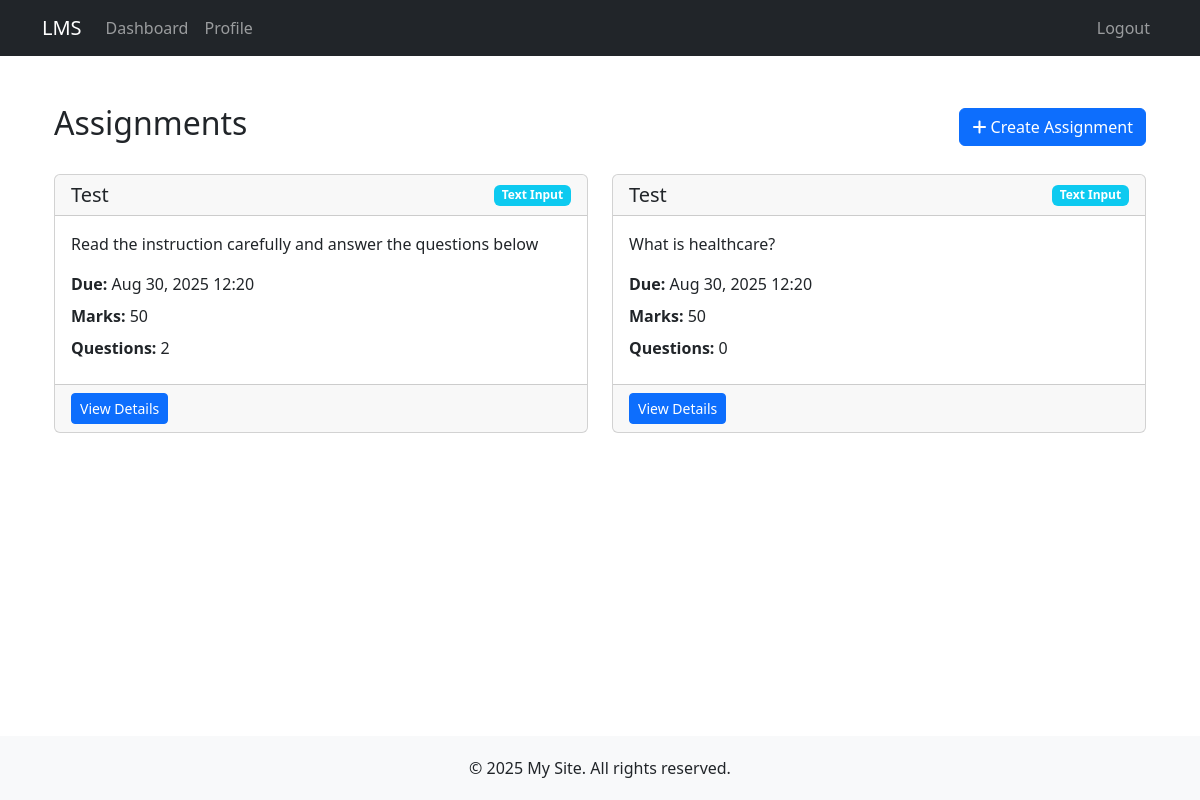
Page /assignments/ (signed in) on the earlier database version.
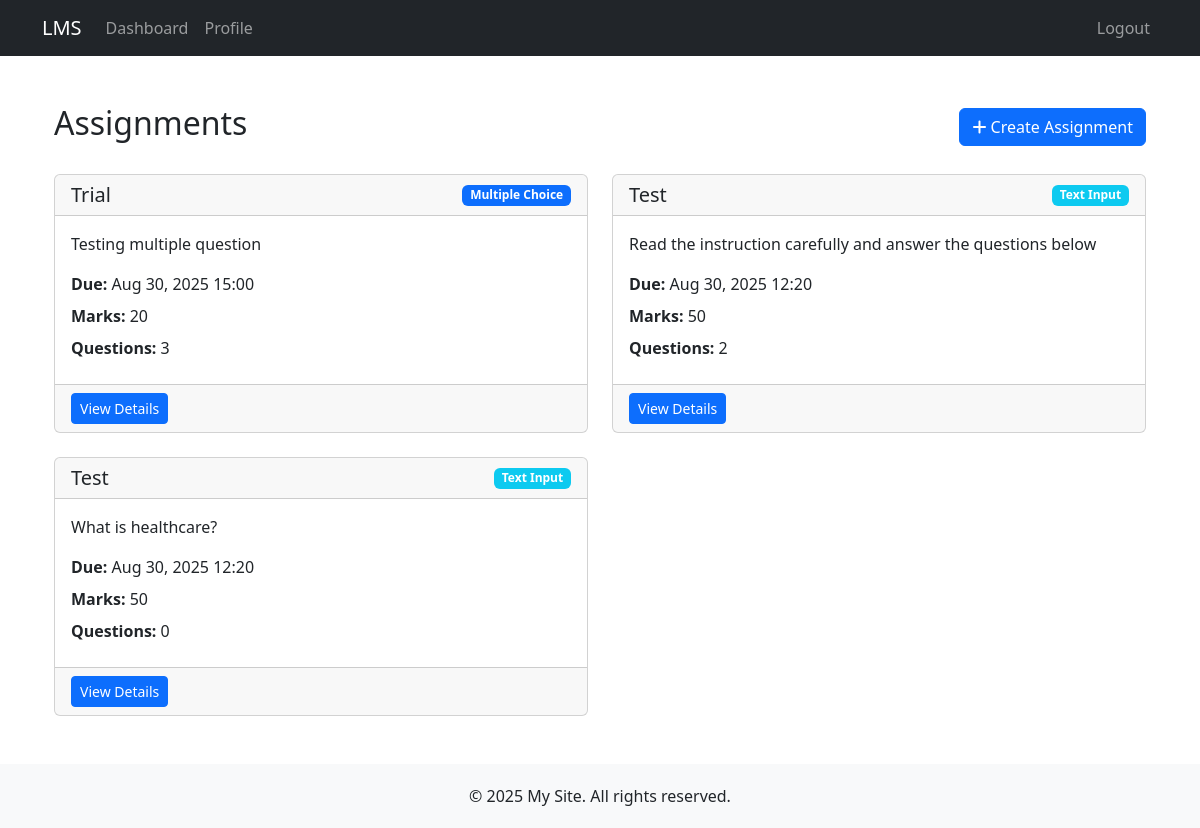
Same page on the later database version.
### assignments/models.py (models this page shows, shortened)
class Assignment(models.Model):
    ASSIGNMENT_TYPES = (
        ('multiple_choice', 'Multiple Choice'),
        ('text_input', 'Text Input'),
        ('file_upload', 'File Upload'),
    )
    title = models.CharField(max_length=200)
    description = models.TextField()
    assignment_type = models.CharField(max_length=20, choices=ASSIGNMENT_TYPES)
    created_by = models.ForeignKey(User, on_delete=models.CASCADE, related_name='created_assignments')
    created_at = models.DateTimeField(auto_now_add=True)
    due_date = models.DateTimeField()
    total_marks = models.PositiveIntegerField(default=100)
    is_published = models.BooleanField(default=False)
    class Meta:
        ordering = ['-created_at']

### assignments/views.py (the view)
# urls.py: path('', views.assignments_view, name='assignments'),
@login_required
def assignments_view(request):
    assignments = Assignment.objects.filter(is_published=True)
    if is_trainer(request.user):
        assignments = Assignment.objects.all()
    submissions = {}
    if not is_trainer(request.user):
        submissions = {
            sub.assignment_id: sub
            for sub in StudentAssignment.objects.filter(student=request.user)
        }
    context = {
        'assignments': assignments,
        'is_trainer': is_trainer(request.user),
        'submissions': submissions,
        'now': timezone.now()
    }
    return render(request, 'assignments/assignments.html', context)

### assignments/views.py (called while the page is built)
def is_trainer(user):
    return hasattr(user, 'userprofile') and user.userprofile.user_type == 'trainer'

### templates/assignments/assignments.html (shortened to what this page needs)
{% extends 'base.html' %}
{% block content %}
<div class="container mt-4">
    <div class="d-flex justify-content-between align-items-center mb-4">
        <h2>Assignments</h2>
        {% if is_trainer %}
        <a href="{% url 'create_assignment' %}" class="btn btn-primary">
            <i class="fas fa-plus"></i> Create Assignment
        </a>
        {% endif %}
    </div>
    <div class="row">
        {% for assignment in assignments %}
        <div class="col-md-6 mb-4">
            <div class="card h-100 {% if now > assignment.due_date %}border-danger{% endif %}">
                <div class="card-header">
                    <div class="d-flex justify-content-between align-items-center">
                        <h5 class="card-title mb-0">{{ assignment.title }}</h5>
                        <span class="badge bg-{% if assignment.assignment_type == 'multiple_choice' %}primary{% else %}info{% endif %}">
                            {{ assignment.get_assignment_type_display }}
                        </span>
                    </div>
                </div>
                <div class="card-body">
                    <p class="card-text">{{ assignment.description|truncatewords:30 }}</p>
                    <div class="mb-2">
                        <strong>Due:</strong> {{ assignment.due_date|date:"M d, Y H:i" }}
                    </div>
                    <div class="mb-2">
                        <strong>Marks:</strong> {{ assignment.total_marks }}
                    </div>
                    <div class="mb-2">
                        <strong>Questions:</strong> {{ assignment.questions.count }}
                    </div>
                </div>
                <div class="card-footer">
                    <a href="{% url 'assignment_detail' assignment.pk %}" class="btn btn-primary btn-sm">
                        View Details
                    </a>
                </div>
            </div>
        </div>
        {% endfor %}
    </div>
</div>
{% endblock %}

Differences in the rows shown:
added Assignment: title "Trial", assignment_type "Multiple Choice", description "Testing multiple question", due_date "Aug 30, 2025 15:00", total_marks "20", questions.count "3"
